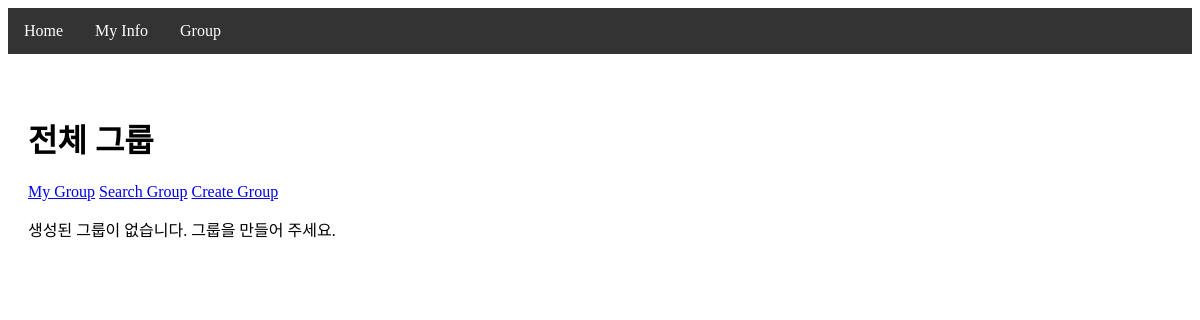
The page /group/allgroup/ (signed in) on the database as committed earlier.
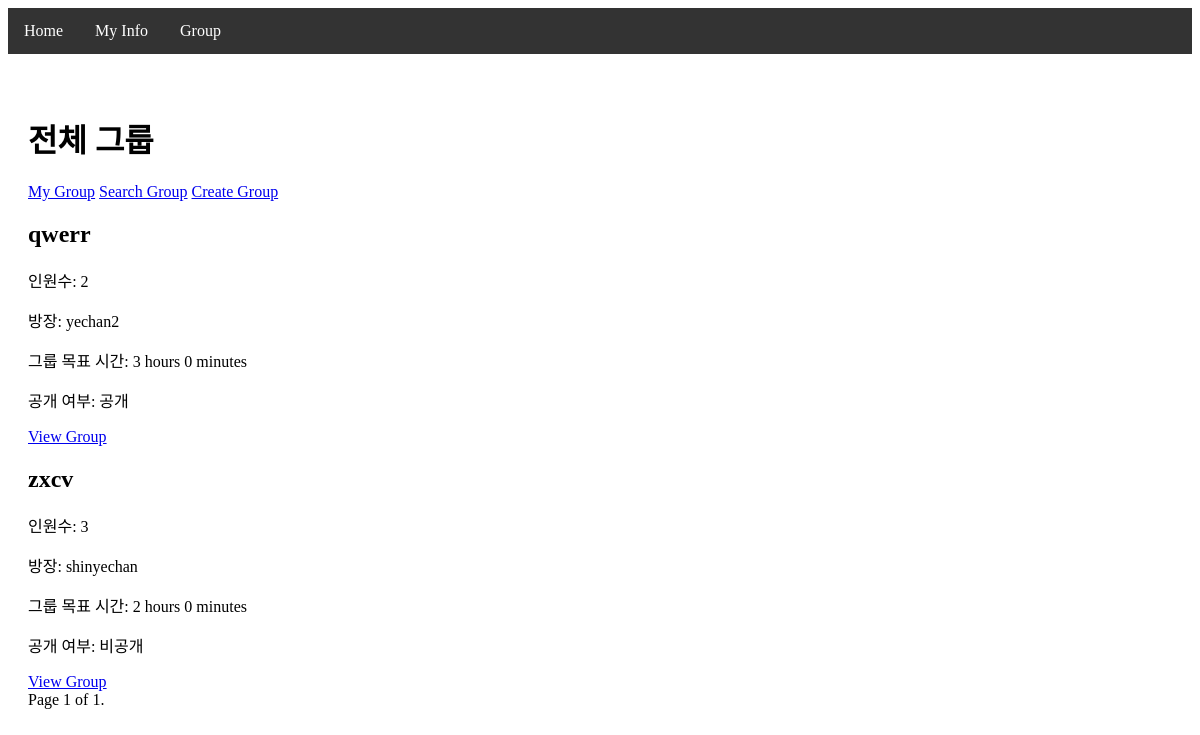
The same page on the database as committed later.
### group/models.py (models this page shows, shortened)
class Group(models.Model):
    title = models.CharField(max_length=100)
    goals = models.IntegerField(default=0, help_text='목표 시간을 분 단위로 입력해주세요')
    master = models.ForeignKey(settings.AUTH_USER_MODEL, related_name='mastered_groups', on_delete=models.CASCADE)
    users = models.ManyToManyField(settings.AUTH_USER_MODEL, related_name='user_groups')
    password = models.CharField(max_length=128, blank=True, null=True)
    information = models.TextField(blank=True, null=True)
    is_private = models.BooleanField(default=False)
    created_at = models.DateTimeField(auto_now_add=True)

### main/models.py (models this page shows)
class CustomUser(AbstractUser):
    pass

### group/views.py (the view)
# urls.py: path('allgroup/', views.all_group, name='all_group'),
@login_required
def all_group(request):
    groups = Group.objects.all().order_by('-created_at')
    paginator = Paginator(groups, 10)  # 페이지당 10개의 그룹을 표시
    page_number = request.GET.get('page')
    page_obj = paginator.get_page(page_number)
    return render(request, 'group/all_group.html', {'page_obj': page_obj})

### main/templatetags/time_filters.py (called while the page is built)
@register.filter
def display_time(total_minutes):
    try:
        total_minutes = int(total_minutes)
        hours = total_minutes // 60
        minutes = total_minutes % 60
        return f"{hours} hours {minutes} minutes"
    except (ValueError, TypeError):
        return "Invalid time"

### group/templates/group/all_group.html (shortened to what this page needs)
{% extends 'base.html' %} {% block content %}
<h1>전체 그룹</h1>
<a href="{% url 'my_group' %}" class="btn btn-primary">My Group</a>
<a href="{% url 'search_group' %}" class="btn btn-secondary">Search Group</a>
<a href="{% url 'create_group' %}" class="btn btn-success">Create Group</a>
{% if page_obj.object_list %}
<div class="group-list">
  {% for group in page_obj %}
  <div class="group-box">
    <h2>{{ group.title }}</h2>
    <p>인원수: {{ group.users.count }}</p>
    <p>방장: {{ group.master.username }}</p>
    {% load time_filters %}
    <p>그룹 목표 시간: {{ group.goals|display_time}}</p>
    <p>공개 여부: {% if group.is_private %}비공개{% else %}공개{% endif %}</p>
    <a href="{% url 'account_group' group.id %}" class="btn btn-secondary"
      >View Group</a
    >
  </div>
  {% endfor %}
</div>
<div class="pagination">
  <span class="step-links">
    <span class="current">
      Page {{ page_obj.number }} of {{ page_obj.paginator.num_pages }}.
    </span>
  </span>
</div>
{% else %}
<p>생성된 그룹이 없습니다. 그룹을 만들어 주세요.</p>
{% endif %} {% endblock %}

Rows that differ between the two databases and show on the page:
added Group: title "qwerr", users.count "2", master.username "yechan2", goals|display_time "3 hours 0 minutes", is_private "공개"
added Group: title "zxcv", users.count "3", master.username "shinyechan", goals|display_time "2 hours 0 minutes", is_private "비공개"
Other text that changed with them:
{{ page_obj.number }}: (not shown) → "1"
{{ page_obj.paginator.num_pages }}: (not shown) → "1"
text no longer shown: "생성된 그룹이 없습니다. 그룹을 만들어 주세요."
text now shown: "Page of ."
